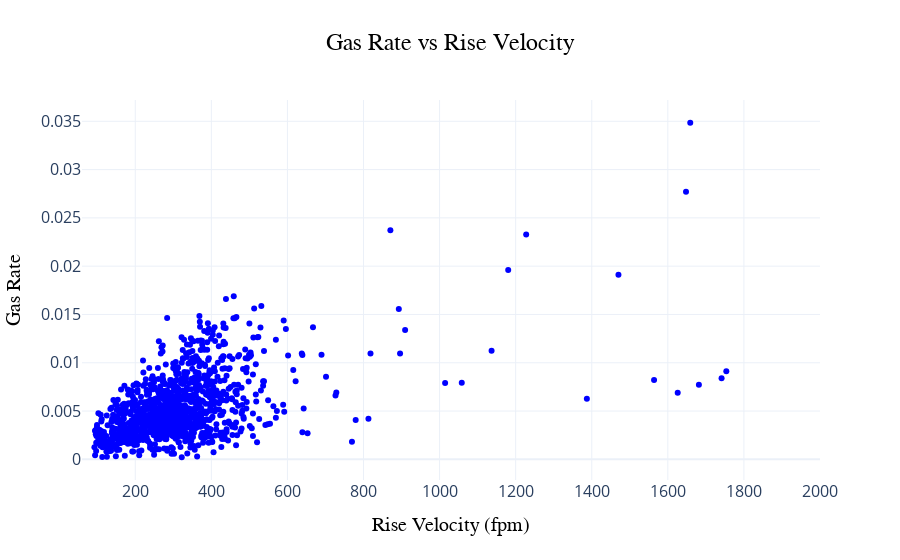

The code cell stored with this chart in its notebook:
### Code cell
import plotly.graph_objects as go

# Create Plotly figure
fig = go.Figure()

# Add scatter plot (point cloud)
fig.add_trace(go.Scatter(
    x=df_z['Rise Velocity (fpm)'],
    y=df_z['GasRate'],
    mode='markers',
    marker=dict(size=6, color='blue', opacity=1),
    name='Gas Rate'
))

# Customize layout with bold and enlarged text
fig.update_layout(
    title=dict(
        text='Gas Rate vs Rise Velocity',
        font=dict(size=24, family='Arial', color='black'),  # Bold and larger title
        x=0.5  # Center the title
    ),
    xaxis=dict(
        title=dict(
            text='Rise Velocity (fpm)',
            font=dict(size=20, family='Arial', color='black')  # Bold and larger x-axis label
        ),
        tickfont=dict(size=16)  # Increase tick label size
    ),
    yaxis=dict(
        title=dict(
            text='Gas Rate',
            font=dict(size=20, family='Arial', color='black')  # Bold and larger y-axis label
        ),
        tickfont=dict(size=16)  # Increase tick label size
    ),
    xaxis_range=[60, 2000],  # Set x-axis limits (adjust as needed)
    template='plotly_white'
)

# Show plot
fig.show()

### Figure 1 — Plotly figure (JSON) as saved in the notebook; plotly's stock layout.template omitted (floating-point values rounded to 4 significant figures; data arrays with more than 128 entries replaced by an {"elided": "..."} marker saying what was removed)
{"data": [{"marker": {"color": "blue", "opacity": 1, "size": 6}, "mode": "markers", "name": "Gas Rate", "type": "scatter", "x": {"elided": "1476 float values"}, "y": {"elided": "1476 float values"}}], "layout": {"title": {"font": {"color": "black", "family": "Arial", "size": 24}, "text": "Gas Rate vs Rise Velocity", "x": 0.5}, "xaxis": {"range": [60, 2000], "tickfont": {"size": 16}, "title": {"font": {"color": "black", "family": "Arial", "size": 20}, "text": "Rise Velocity (fpm)"}}, "yaxis": {"tickfont": {"size": 16}, "title": {"font": {"color": "black", "family": "Arial", "size": 20}, "text": "Gas Rate"}}}}
